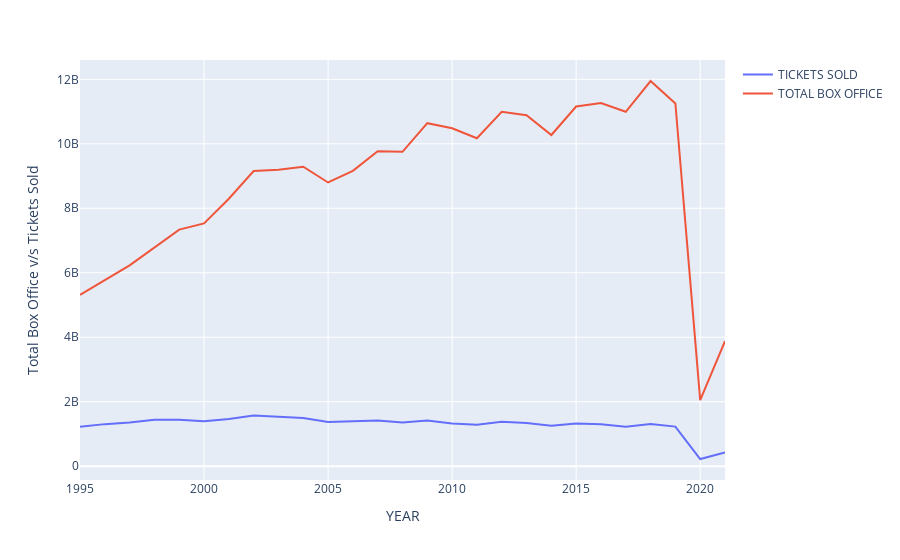

The notebook cell this image was saved under:
### Code cell
fig = px.line(AnnualTicketSales, x='YEAR', y=['TICKETS SOLD', 'TOTAL BOX OFFICE'])
fig.update_layout(yaxis_title="Total Box Office v/s Tickets Sold", legend_title = "")
fig.show()

### Figure 1 — Plotly figure (JSON) as saved in the notebook; plotly's stock layout.template omitted (floating-point values rounded to 4 significant figures)
{"data": [{"hovertemplate": "variable=TICKETS SOLD<br>YEAR=%{x}<br>value=%{y}<extra></extra>", "legendgroup": "TICKETS SOLD", "line": {"color": "#636efa", "dash": "solid"}, "marker": {"symbol": "circle"}, "mode": "lines", "name": "TICKETS SOLD", "orientation": "v", "showlegend": true, "type": "scatter", "x": [2021, 2020, 2019, 2018, 2017, 2016, 2015, 2014, 2013, 2012, 2011, 2010, 2009, 2008, 2007, 2006, 2005, 2004, 2003, 2002, 2001, 2000, 1999, 1998, 1997, 1996, 1995], "xaxis": "x", "y": [423774881, 223638958, 1228541629, 1311536128, 1225639761, 1302556378, 1323356776, 1257402920, 1339168926, 1380921942, 1282915168, 1328549021, 1418567388, 1358042073, 1420036680, 1398738283, 1372980280, 1495651298, 1524589620, 1575756527, 1465874205, 1397460079, 1444664086, 1443832471, 1357349648, 1305221290, 1221705907], "yaxis": "y"}, {"hovertemplate": "variable=TOTAL BOX OFFICE<br>YEAR=%{x}<br>value=%{y}<extra></extra>", "legendgroup": "TOTAL BOX OFFICE", "line": {"color": "#EF553B", "dash": "solid"}, "marker": {"symbol": "circle"}, "mode": "lines", "name": "TOTAL BOX OFFICE", "orientation": "v", "showlegend": true, "type": "scatter", "x": [2021, 2020, 2019, 2018, 2017, 2016, 2015, 2014, 2013, 2012, 2011, 2010, 2009, 2008, 2007, 2006, 2005, 2004, 2003, 2002, 2001, 2000, 1999, 1998, 1997, 1996, 1995], "xaxis": "x", "y": [3881777912, 2048534616, 11253443955, 11948096650, 10993991460, 11267115924, 11155900636, 10272985008, 10887446341, 10992141616, 10173519704, 10482254025, 10639257284, 9750744148, 9769854914, 9161738221, 8800805718, 9287996519, 9193277289, 9155147215, 8296849636, 7532311479, 7338894852, 6771575283, 6230235770, 5769078886, 5314421390], "yaxis": "y"}], "layout": {"legend": {"title": {"text": ""}, "tracegroupgap": 0}, "margin": {"t": 60}, "xaxis": {"anchor": "y", "domain": [0, 1], "title": {"text": "YEAR"}}, "yaxis": {"anchor": "x", "domain": [0, 1], "title": {"text": "Total Box Office v/s Tickets Sold"}}}}
